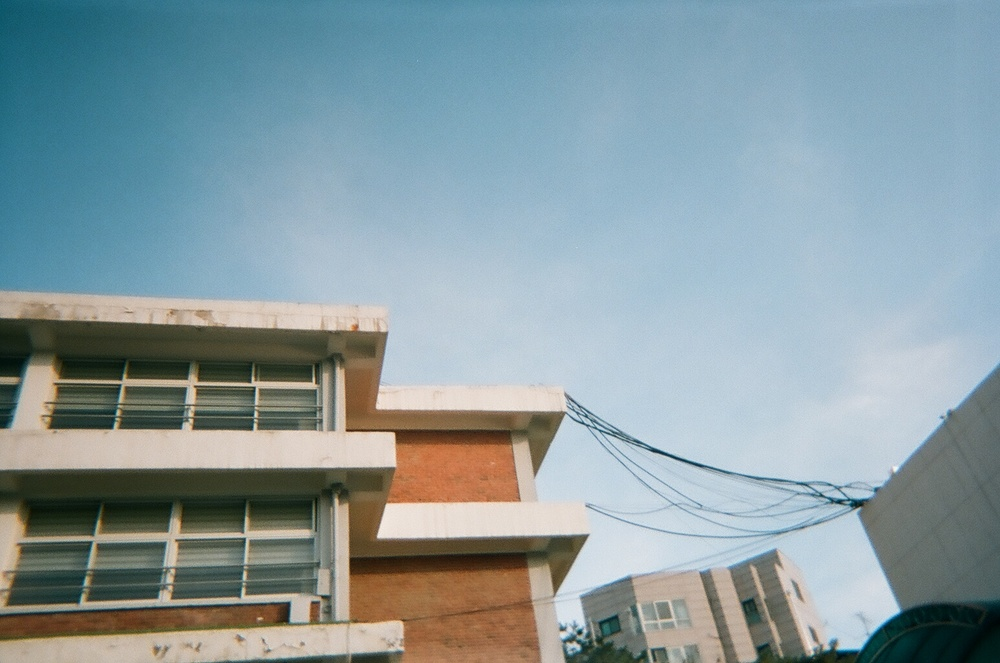
#> input picture img/sky.jpg, 1000 x 663 px, shrunk from 1545 x 1024 before the run
$ python cv_inverse.py
#> lines starting #> are read from the running program, lines starting #| are printed output that depends on the picture
import matplotlib.pyplot as plt
import numpy as np
import cv2

img = cv2.imread('../../img/sky.jpg', 0)
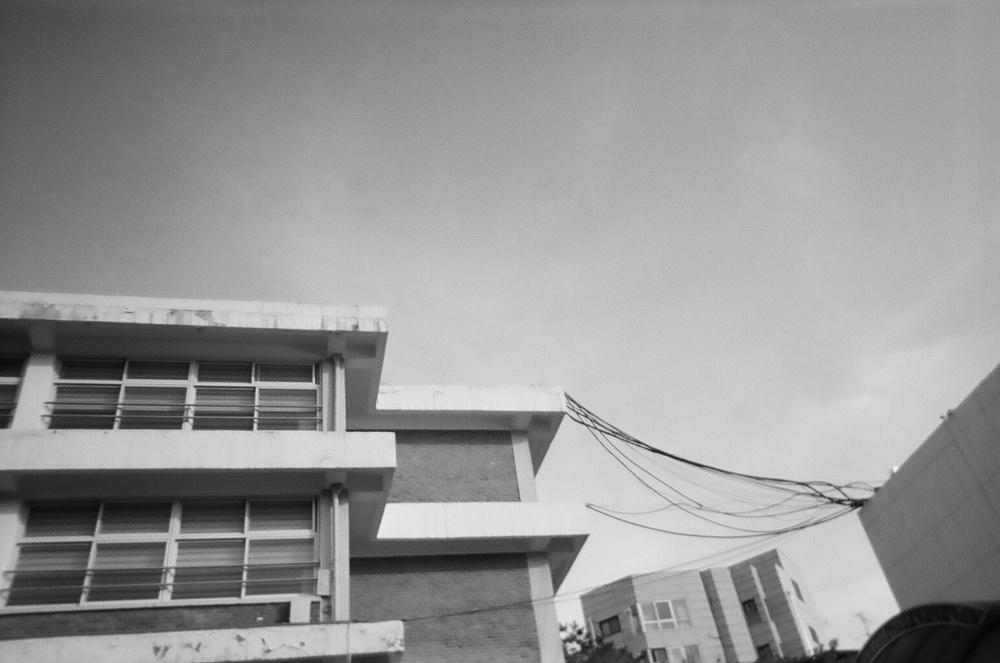
#> img: shape (663, 1000); min 4, max 243, mean 150
dft = cv2.dft(np.float32(img), flags=cv2.DFT_COMPLEX_OUTPUT)
dft_shift = np.fft.fftshift(dft)

magnitude_spectrum = 20 * np.log(cv2.magnitude(dft_shift[:,:,0], dft_shift[:,:,1]))
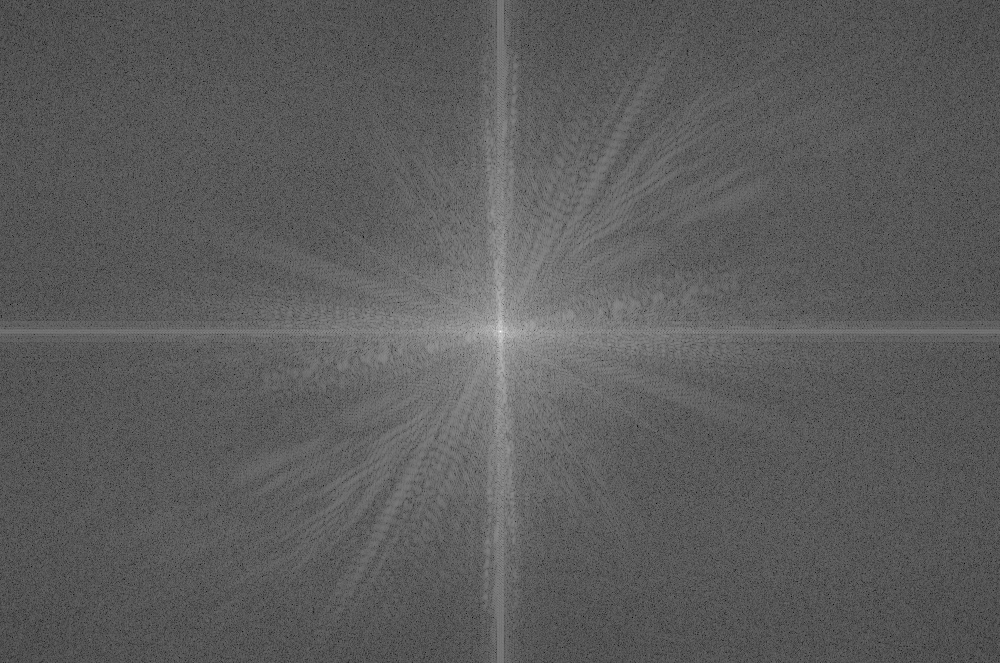
#> magnitude_spectrum: shape (663, 1000) float32; min 38.76, max 368.3, mean 158.2; drawn with min black and max white

rows, cols = img.shape
#> rows = 663; cols = 1000
crow,ccol = round(rows/2), round(cols/2)
#> crow = 332; ccol = 500

mask = np.zeros((rows,cols,2),np.uint8)
mask[crow-30:crow+30,ccol-30:ccol+30] = 1

fshift = dft_shift*mask
f_ishift = np.fft.ifftshift(fshift)
img_back = cv2.idft(f_ishift)
img_back = cv2.magnitude(img_back[:,:,0],img_back[:,:,1])
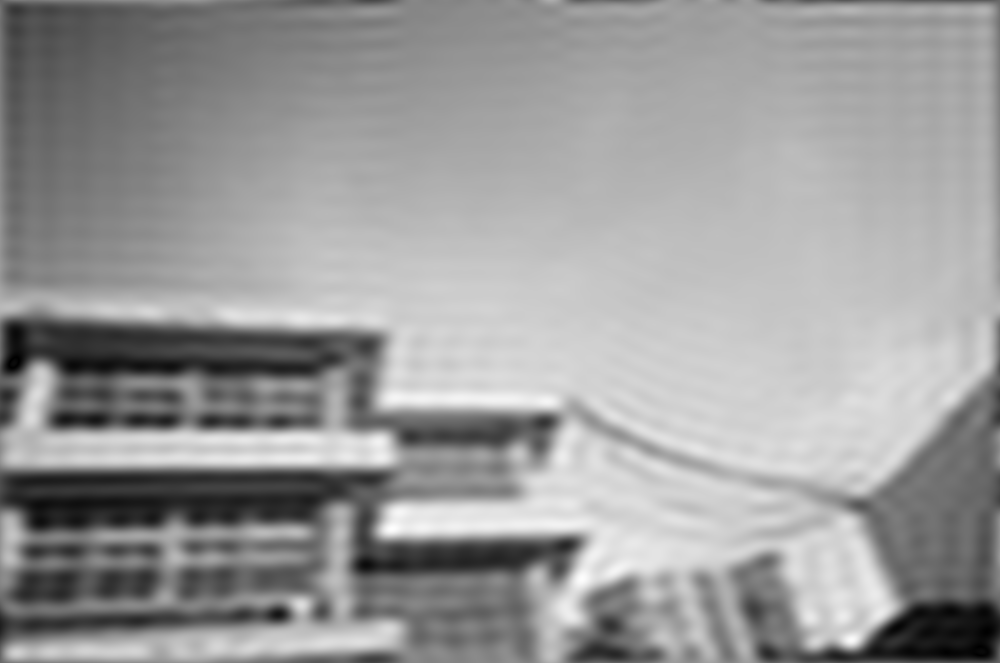
#> img_back: shape (663, 1000) float32; min 282626.1, max 164342400, mean 99487008; drawn with min black and max white

plt.figure(figsize=(12,8))
plt.subplot(121), plt.imshow(img,cmap='gray')
plt.title("Input Image"), plt.axis('off')
plt.subplot(122), plt.imshow(img_back,cmap='gray')
plt.title("Magnitude Spectrum"), plt.axis('off')
plt.show()
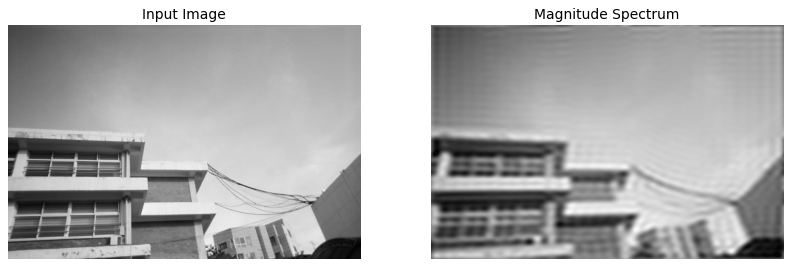
#> figure drawn by matplotlib, 2 panels
